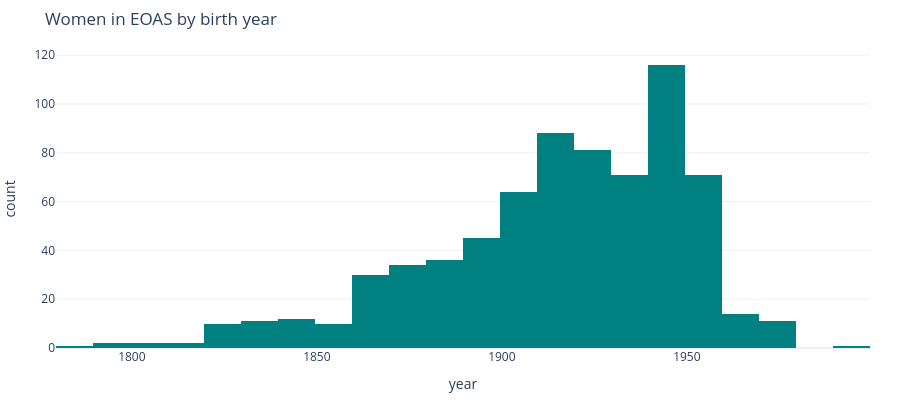

The code cell stored with this chart in its notebook:
### Markdown cell above
### When did the boom happen?

Counting births by year shows when women start appearing in numbers.

### Code cell
fig = px.histogram(
    years, x="year", nbins=30,
    title="Women in EOAS by birth year",
)
fig.update_traces(marker_color="#008080")
fig.update_layout(template="plotly_white", height=400, margin=dict(l=10, r=30, t=50, b=10))
fig.show()

### Figure 1 — Plotly figure (JSON) as saved in the notebook; plotly's stock layout.template omitted (floating-point values rounded to 4 significant figures; data arrays with more than 128 entries replaced by an {"elided": "..."} marker saying what was removed)
{"data": [{"bingroup": "x", "hovertemplate": "year=%{x}<br>count=%{y}<extra></extra>", "legendgroup": "", "marker": {"color": "#008080", "pattern": {"shape": ""}}, "name": "", "nbinsx": 30, "orientation": "v", "showlegend": false, "type": "histogram", "x": {"elided": "712 int values"}, "xaxis": "x", "yaxis": "y"}], "layout": {"barmode": "relative", "height": 400, "legend": {"tracegroupgap": 0}, "margin": {"b": 10, "l": 10, "r": 30, "t": 50}, "title": {"text": "Women in EOAS by birth year"}, "xaxis": {"anchor": "y", "domain": [0, 1], "title": {"text": "year"}}, "yaxis": {"anchor": "x", "domain": [0, 1], "title": {"text": "count"}}}}
